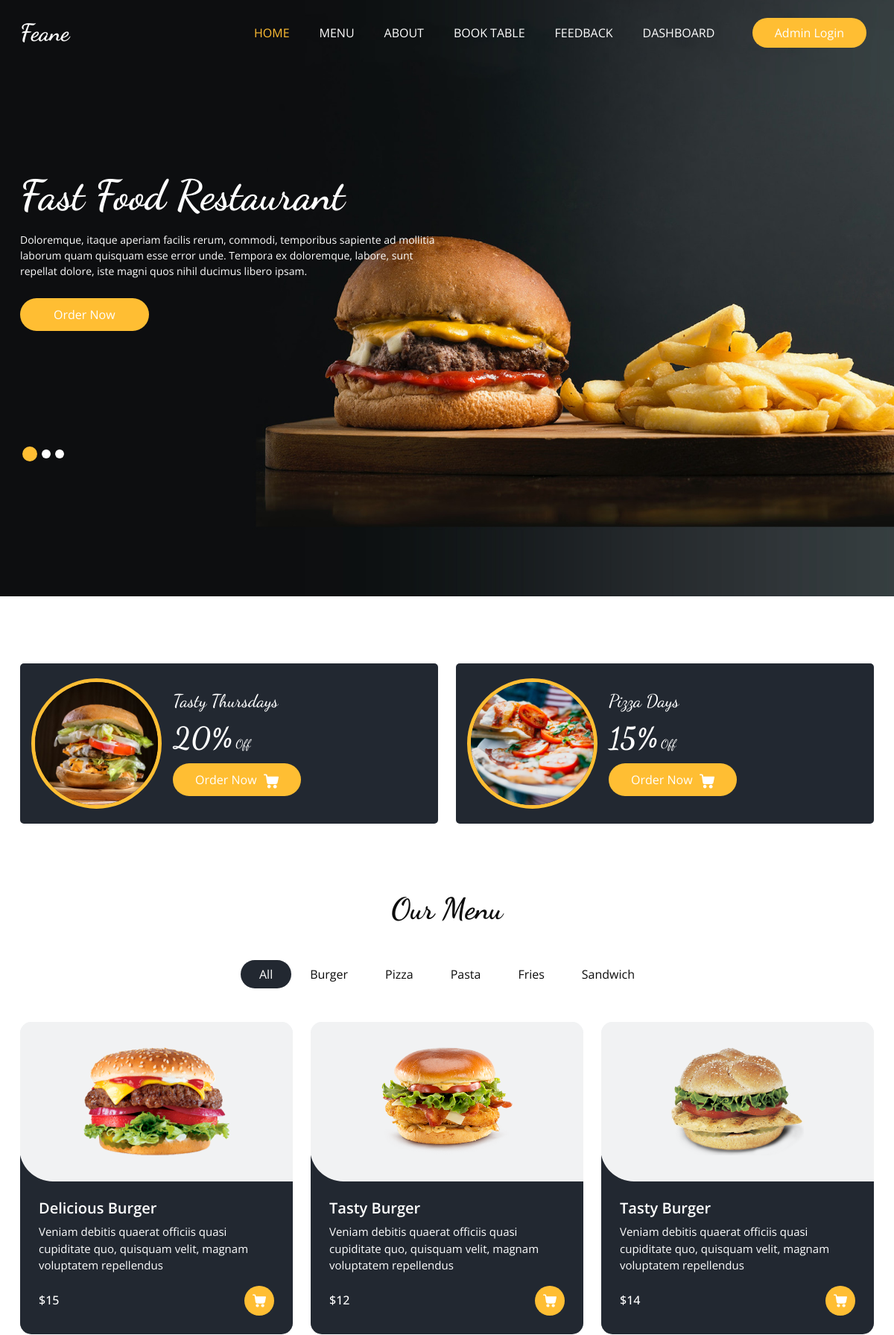
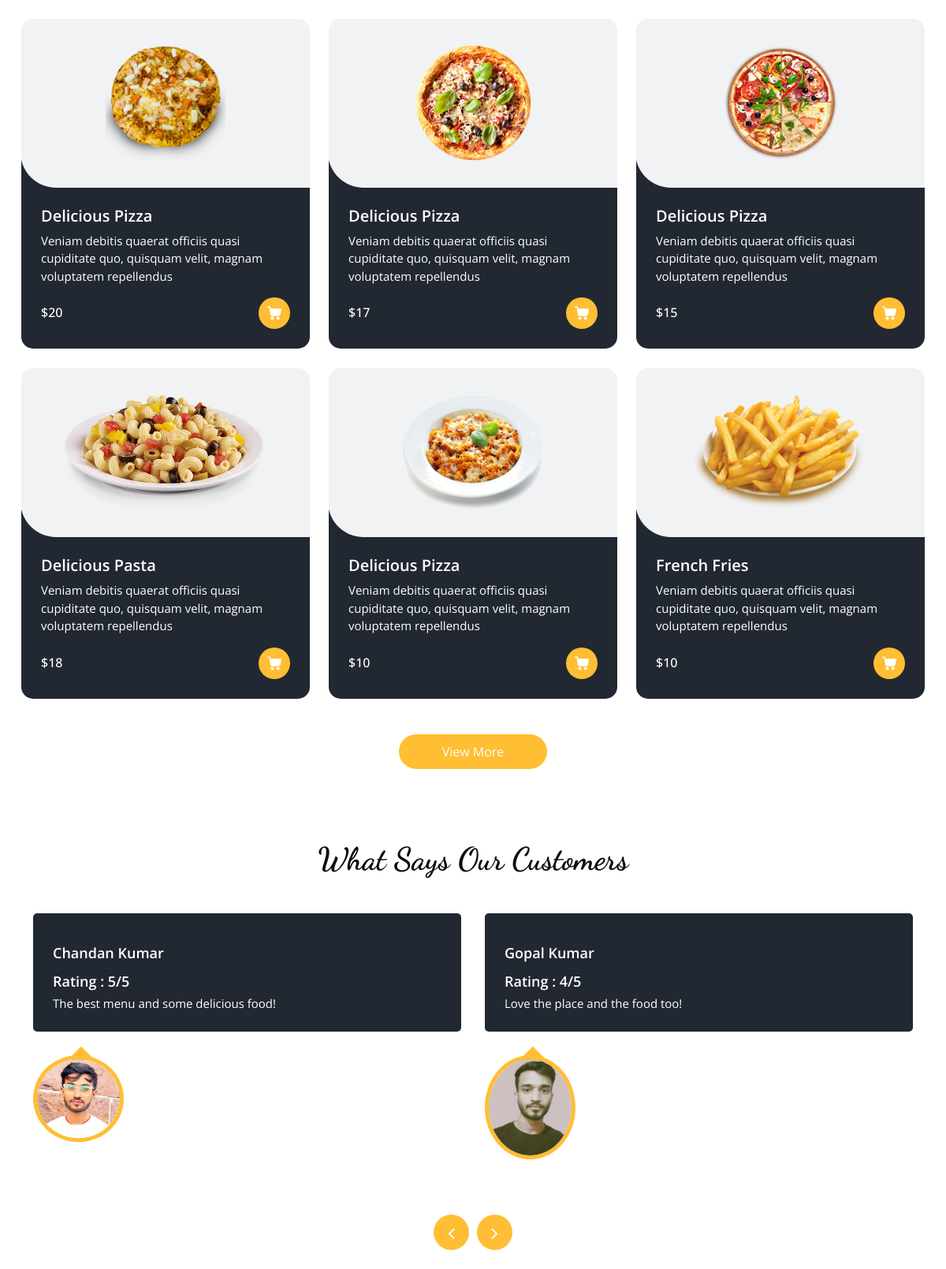
The page / (upper part) on the database its author committed (2 pictures, top to bottom).
### Base_App/models.py (models this page shows, shortened)
class ItemList(models.Model):
    category_name = models.CharField(max_length=50)
    def __str__(self):
        return self.category_name

class Items(models.Model):
    Item_name = models.CharField(max_length=50)
    description = models.CharField(max_length=100)
    price = models.IntegerField()
    Category = models.ForeignKey(ItemList,related_name='name', on_delete=models.CASCADE)
    Image = models.ImageField(upload_to='Items/')

class feedback(models.Model):
    user_name = models.CharField(max_length=50)
    Rating = models.IntegerField()
    Message = models.TextField(blank=False)
    c_image = models.ImageField(upload_to='Items/',default='/')

### Base_App/views.py (the view)
# urls.py: path('', homeView,name="Home"),
def homeView(request):
    review = feedback.objects.all()
    items = Items.objects.all()
    list = ItemList.objects.all()
    return render(request, 'home.html',{'items':items,'list':list,'review':review})

### templates/home.html (shortened to what this page needs)
{% extends "base.html" %}
{% block home_status %}active{% endblock home_status %}
{% load static %}
{% block slider %}
    <section class="slider_section ">
      <div id="customCarousel1" class="carousel slide" data-ride="carousel">
        <div class="carousel-inner">
          <div class="carousel-item active">
            <div class="container ">
              <div class="row">
                <div class="col-md-7 col-lg-6 ">
                  <div class="detail-box">
                    <h1>
                      Fast Food Restaurant
                    </h1>
                    <p>
                      Doloremque, itaque aperiam facilis rerum, commodi, temporibus sapiente ad mollitia laborum quam quisquam esse error unde. Tempora ex doloremque, labore, sunt repellat dolore, iste magni quos nihil ducimus libero ipsam.
                    </p>
                    <div class="btn-box">
                      <a href="" class="btn1">
                        Order Now
                      </a>
                    </div>
                  </div>
                </div>
              </div>
            </div>
          </div>
        </div>
        <div class="container">
          <ol class="carousel-indicators">
            <li data-target="#customCarousel1" data-slide-to="0" class="active"></li>
            <li data-target="#customCarousel1" data-slide-to="1"></li>
            <li data-target="#customCarousel1" data-slide-to="2"></li>
          </ol>
        </div>
      </div>
    </section>
    {% endblock slider %}
{% block main %}
  <section class="offer_section layout_padding-bottom">
    <div class="offer_container">
      <div class="container ">
        <div class="row">
          <div class="col-md-6  ">
            <div class="box ">
              <div class="img-box">
                <img src="{% static 'images/o1.jpg' %}" alt="">
              </div>
              <div class="detail-box">
                <h5>
                  Tasty Thursdays
                </h5>
                <h6>
                  <span>20%</span> Off
                </h6>
                <a href="">
                  Order Now
                </a>
              </div>
            </div>
          </div>
          <div class="col-md-6  ">
            <div class="box ">
              <div class="img-box">
                <img src="{% static 'images/o2.jpg' %}" alt="">
              </div>
              <div class="detail-box">
                <h5>
                  Pizza Days
                </h5>
                <h6>
                  <span>15%</span> Off
                </h6>
                <a href="">
                  Order Now
                </a>
              </div>
            </div>
          </div>
        </div>
      </div>
    </div>
  </section>
  <section class="food_section layout_padding-bottom">
    <div class="container">
      <div class="heading_container heading_center">
        <h2>
          Our Menu
        </h2>
      </div>
      <ul class="filters_menu">
        <li class="active" data-filter="*">All</li>
        {% for i in list %}
        <li data-filter=".{{i.category_name}}">{{i.category_name}}</li>
        {% endfor %}
      </ul>
      <div class="filters-content">
        <div class="row grid">
          {% for j in items %}
          <div class="col-sm-6 col-lg-4 all {{j.Category}}">
            <div class="box">
              <div>
                <div class="img-box">
                  <img src="/media/{{j.Image}} " alt="{{j.Image}}">
                </div>
                <div class="detail-box">
                  <h5>
                    {{j.Item_name}}
                  </h5>
                  <p>
                    {{j.description}}
                  </p>
                  <div class="options">
                    <h6>
                      ${{j.price}}
                    </h6>
                    <a href="">
                    </a>
                  </div>
                </div>
              </div>
            </div>
          </div>
          {% endfor %}
        </div>
      </div>
      <div class="btn-box">
        <a href="">
          View More
        </a>
      </div>
    </div>
  </section>
  <section class="client_section layout_padding-bottom">
    <div class="container">
      <div class="heading_container heading_center psudo_white_primary mb_45">
        <h2>
          What Says Our Customers
        </h2>
      </div>
      <div class="carousel-wrap row ">
        <div class="owl-carousel client_owl-carousel">
          {% for k in review %}
          <div class="item">
            <div class="box">
              <div class="detail-box">
                <p>
                  <h6>{{k.user_name}}</h6>
                </p>
                <h6>
                  Rating : {{k.Rating}}/5
                </h6>
                <p>
                  {{k.Message}}
                </p>
              </div>
              <div class="img-box">
                <img src="/media/{{k.c_image}}" alt="{{k.c_image}}" class="box-img">
              </div>
            </div>
          </div>
          {% endfor %}
        </div>
      </div>
    </div>
  </section>
{% endblock main %}

### static/css/responsive.css (style rules this page uses)
@media (min-width: 1200px) { .container { max-width: 1170px; } }

### rows shown on the page
ItemList: category_name "Burger"
ItemList: category_name "Pizza"
ItemList: category_name "Pasta"
ItemList: category_name "Fries"
ItemList: category_name "Sandwich"
Items: Image (picture), Item_name "Delicious Burger", description "Veniam debitis quaerat officiis quasi cupiditate quo, quisquam velit, magnam voluptatem repellendus", price "15"
Items: Image (picture), Item_name "Tasty Burger", description "Veniam debitis quaerat officiis quasi cupiditate quo, quisquam velit, magnam voluptatem repellendus", price "12"
Items: Image (picture), Item_name "Tasty Burger", description "Veniam debitis quaerat officiis quasi cupiditate quo, quisquam velit, magnam voluptatem repellendus", price "14"
Items: Image (picture), Item_name "Delicious Pizza", description "Veniam debitis quaerat officiis quasi cupiditate quo, quisquam velit, magnam voluptatem repellendus", price "20"
Items: Image (picture), Item_name "Delicious Pizza", description "Veniam debitis quaerat officiis quasi cupiditate quo, quisquam velit, magnam voluptatem repellendus", price "17"
Items: Image (picture), Item_name "Delicious Pizza", description "Veniam debitis quaerat officiis quasi cupiditate quo, quisquam velit, magnam voluptatem repellendus", price "15"
Items: Image (picture), Item_name "Delicious Pasta", description "Veniam debitis quaerat officiis quasi cupiditate quo, quisquam velit, magnam voluptatem repellendus", price "18"
Items: Image (picture), Item_name "Delicious Pizza", description "Veniam debitis quaerat officiis quasi cupiditate quo, quisquam velit, magnam voluptatem repellendus", price "10"
Items: Image (picture), Item_name "French Fries", description "Veniam debitis quaerat officiis quasi cupiditate quo, quisquam velit, magnam voluptatem repellendus", price "10"
feedback: user_name "Chandan Kumar", Rating "5", Message "The best menu and some delicious food!", c_image (picture)
feedback: user_name "Gopal Kumar", Rating "4", Message "Love the place and the food too!", c_image (picture)
